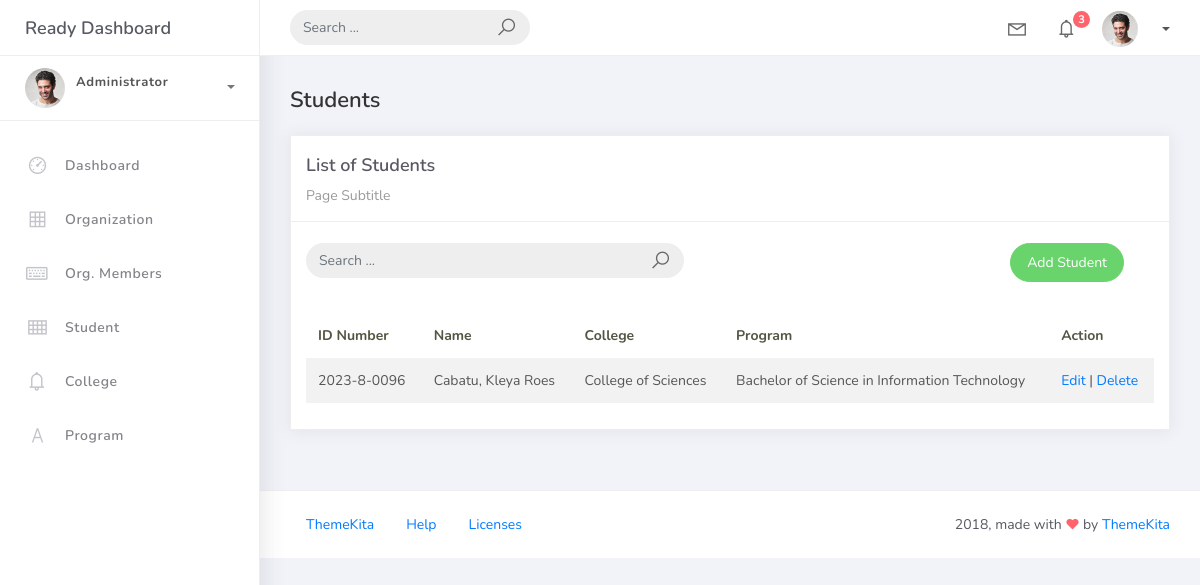
Page /student_list on the earlier database version.
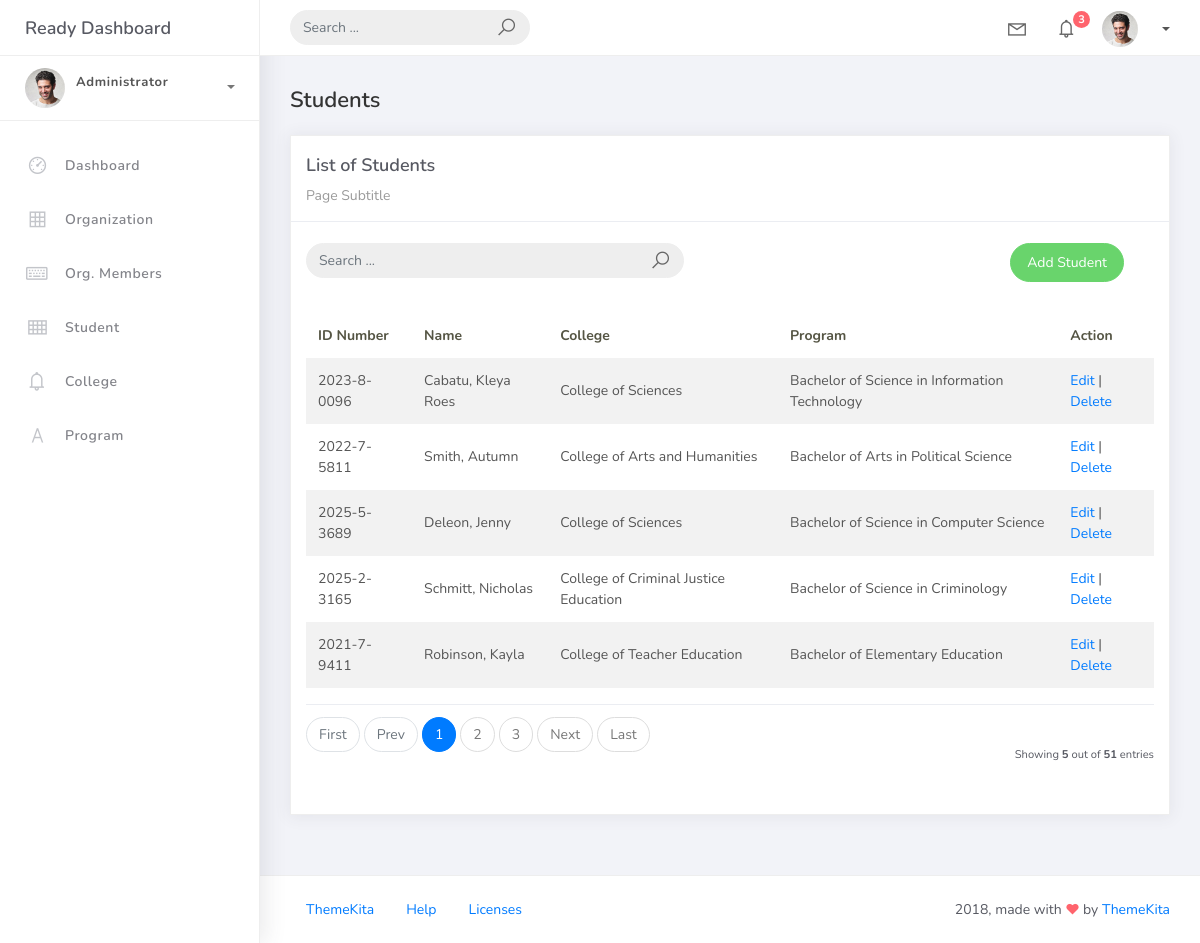
Same page on the later database version.
### studentorg/models.py (models this page shows, shortened)
class BaseModel(models.Model):
	created_at = models.DateTimeField(auto_now_add=True, db_index=True)
	updated_at = models.DateTimeField(auto_now=True)
	class Meta:
		abstract = True

class Student(BaseModel):
	student_id = models.CharField(max_length=15)
	lastname = models.CharField(max_length=25)
	firstname = models.CharField(max_length=25)
	middlename = models.CharField(max_length=25, blank=True, null=True)
	program = models.ForeignKey(Program, on_delete=models.CASCADE)

class Program(BaseModel):
	prog_name = models.CharField(max_length=150)
	college = models.ForeignKey(College, on_delete=models.CASCADE)

class College(BaseModel):
	college_name = models.CharField(max_length=150)

### studentorg/views.py (the view, shortened to what this page needs)
# urls.py: path('student_list', StudentList.as_view(), name='student-list'),
class StudentList(ListView):
     model = Student
     context_object_name = 'student'
     template_name = 'student_list.html'
     paginate_by = 5
     def get_queryset(self):
         qs = super().get_queryset()
         query = self.request.GET.get('q')
         return qs

### templates/student_list.html
{% extends 'base.html' %}
{% load static %}
{% block content %}
<div class="content">
    <div class="container-fluid">
        <h4 class="page-title">Students</h4>
        <div class="row">
            <div class="col-md-12">
                <div class="card">
                    <div class="card-header">
                        <div class="card-title">List of Students</div>
                        <div class="card-category">Page Subtitle</div>
                    </div>
                    <br />
                    <div class="col-md-12 row">
                        <div class="col-md-6">
                            <form class="navbar-left navbar-form nav-search mr-md-3" action="">
                                <div class="input-group">
                                    <input type="text" placeholder="Search ..." class="form-control" name="q" value="{{ request.GET.q }}" />
                                    <div class="input-group-append">
                                        <span class="input-group-text">
                                            <i class="la la-search search-icon"></i>
                                        </span>
                                    </div>
                                </div>
                            </form>
                        </div>
                        <div class="col-md-6">
                            <div class="pull-right">
                                <a href="{% url 'student-add' %}" class="btn btn-success btn-rounded">
                                    Add Student
                                </a>
                            </div>
                        </div>
                    </div>
                    <div class="card-body">
                        <table class="table table-striped mt-3">
                            <thead>
                                <tr>
                                    <th scope="col">ID Number</th>
                                    <th scope="col">Name</th>
                                    <th scope="col">College</th>
                                    <th scope="col">Program</th>
                                    <th scope="col">Action</th>
                                </tr>
                            </thead>
                            <tbody>
                                {% for object in object_list %}
                                <tr>
                                    <td>{{ object.student_id }}</td>
                                    <td>{{ object.lastname }}, {{ object.firstname }}</td>
                                    <td>{{ object.program.college.college_name }}</td>
                                    <td>{{ object.program.prog_name }}</td>
                                    <td>
                                        <a href="{% url 'student-update' object.id %}">Edit</a> |
                                        <a href="{% url 'student-delete' object.id %}">Delete</a>
                                    </td>
                                </tr>
                                {% empty %}
                                <tr>
                                    <td colspan="5" style="text-align: center">
                                        <p class="text-sm font-weight-bold mb-0">No Records Found</p>
                                    </td>
                                </tr>
                                {% endfor %}
                            </tbody>
                        </table>
                        {% include 'includes/pagination.html' %}
                    </div>
                </div>
            </div>
        </div>
    </div>
</div>
{% endblock %}

Differences in the rows shown:
added Student: student_id "2022-7-5811", lastname "Smith", firstname "Autumn", program.college.college_name "College of Arts and Humanities", program.prog_name "Bachelor of Arts in Political Science"
added Student: student_id "2025-5-3689", lastname "Deleon", firstname "Jenny", program.college.college_name "College of Sciences", program.prog_name "Bachelor of Science in Computer Science"
added Student: student_id "2025-2-3165", lastname "Schmitt", firstname "Nicholas", program.college.college_name "College of Criminal Justice Education", program.prog_name "Bachelor of Science in Criminology"
added Student: student_id "2021-7-9411", lastname "Robinson", firstname "Kayla", program.college.college_name "College of Teacher Education", program.prog_name "Bachelor of Elementary Education"
Other differences:
{{ object_list.count }}: (not shown) → "5"
{{ paginator.count }}: (not shown) → "51"
text now shown: "First Prev Next Last Showing out of entries"
new list line: "1"
new list line: "2"
new list line: "3"
